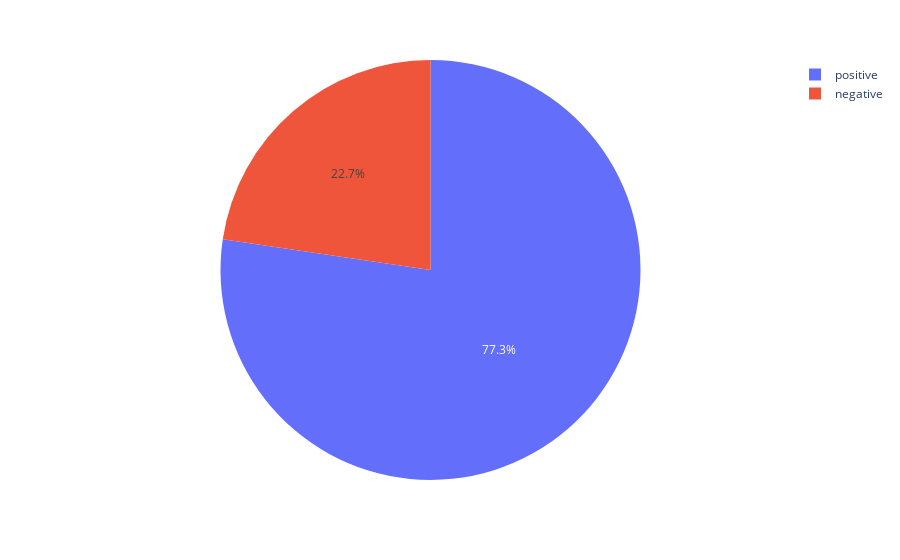

Write notebook code for a chart like this one.
### Code cell
total = len(vaders_merged)
pos_count = (vaders_merged['pos'] > 0).sum()
neg_count = (vaders_merged['neg'] > 0).sum()

# Calculate percentages
pos_pct = pos_count / total * 100
neg_pct = neg_count / total * 100

# Create a dataframe with the percentages
data = {'sentiment': ['positive', 'negative'], 'percentage': [pos_pct, neg_pct]}
df = pd.DataFrame(data)

# Create the pie chart
fig = px.pie(df, values='percentage', names='sentiment')
fig.show()

### Figure 1 — Plotly figure (JSON) as saved in the notebook; plotly's stock layout.template omitted (floating-point values rounded to 4 significant figures)
{"data": [{"domain": {"x": [0, 1], "y": [0, 1]}, "hovertemplate": "sentiment=%{label}<br>percentage=%{value}<extra></extra>", "labels": ["positive", "negative"], "legendgroup": "", "name": "", "showlegend": true, "type": "pie", "values": [96.78, 28.35]}], "layout": {"legend": {"tracegroupgap": 0}, "margin": {"t": 60}}}
